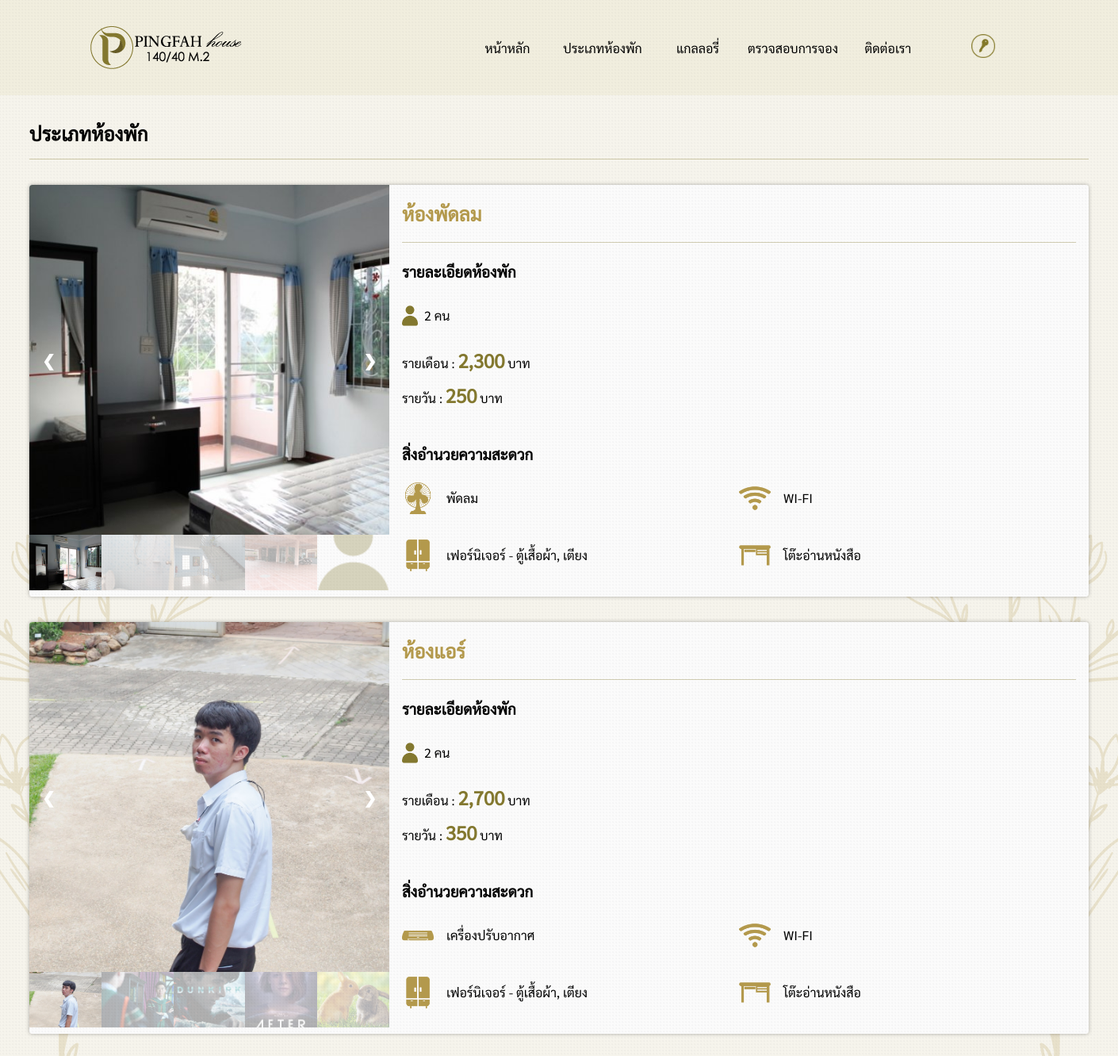
/pages/roomList.php, run on the app's committed database.
### tables this page shows
CREATE TABLE `roomdetail` (
  `type` varchar(255) NOT NULL,
  `water_bill` float(255,2) DEFAULT NULL,
  `elec_bill` float(255,2) DEFAULT NULL,
  `cable_charge` float(255,2) DEFAULT NULL,
  `fines` float(255,2) DEFAULT NULL,
  `price` float(255,2) DEFAULT NULL,
  `detail` varchar(255) DEFAULT NULL,
  `daily_price` float(255,2) DEFAULT NULL,
  `sv_fan` varchar(2) DEFAULT NULL,
  `sv_air` varchar(2) DEFAULT NULL,
  `sv_wifi` varchar(2) DEFAULT NULL,
  `sv_furniture` varchar(2) DEFAULT NULL,
  `sv_readtable` varchar(2) DEFAULT NULL
);

CREATE TABLE `fan_gal` (
  `gal_id` int(11) NOT NULL,
  `gal_name` varchar(200) NOT NULL
);

CREATE TABLE `air_gal` (
  `gal_id` int(11) NOT NULL,
  `gal_name` varchar(200) NOT NULL
);

### pages/connection.php (called while the page is built, shortened)
<?php
$conn= mysqli_connect("localhost","root","","Pingfah") or die("Error: " . mysqli_error($conn));
mysqli_query($conn, "SET NAMES 'utf8' ");
$sql = "SELECT * FROM daily";
$result = $conn->query($sql);
?>

### pages/roomList.php (the view, shortened to what this page needs)
<?php
include('connection.php');
include('../components/maintopbar.php');
$num = 1;
?>
<!DOCTYPE html>
<html lang="en">
<head>
    <link rel="stylesheet" href="../css/roomPage.css">
</head>
<body>
    <div class="box">
        <div class="roomPage">
            <h2>ประเภทห้องพัก</h2>
            <div class="hr"></div>
            <?php
            $sql = "SELECT * FROM roomdetail";
            $result = $conn->query($sql);
            if ($result->num_rows > 0) {
                while($row = $result->fetch_assoc()) {
            ?>
            <div class="card">
                <div class="container">
                    <?php
                    if($row['type'] == 'พัดลม'){
                        $type_show = 'fan';
                        $getImg = "SELECT * FROM fan_gal";
                    }else if($row['type'] == 'แอร์'){
                        $type_show = 'air';
                        $getImg = "SELECT * FROM air_gal";
                    }
                    $resultImg = $conn->query($getImg);
                    if ($resultImg->num_rows > 0) {
                        while($row2 = $resultImg->fetch_assoc()) {
                    ?>
                    <div class="mySlides<?php echo $num ?>">
                        <img src="images/roomdetail/<?php echo $type_show; ?>/<?php echo $row2['gal_name']; ?>" alt="">
                    </div>
                    <?php } } ?>
                    <a class="prev" onclick="plusSlides<?php echo $num;?>(-1)">❮</a>
                    <a class="next" onclick="plusSlides<?php echo $num;?>(1)">❯</a>
                    <div class="row" id="row<?php echo $num; ?>">
                        <?php
                        if($row['type'] == 'พัดลม'){
                            $getImg2 = "SELECT * FROM fan_gal";
                        }else if($row['type'] == 'แอร์'){
                            $getImg2 = "SELECT * FROM air_gal";
                        }
                        $resultImg2 = $conn->query($getImg2);
                        if ($resultImg2->num_rows > 0) {
                            while($row3 = $resultImg2->fetch_assoc()) {
                        ?>
                        <div class="column">
                            <img class="demo<?php echo $num; ?> cursor"
                                src="images/roomdetail/<?php echo $type_show; ?>/<?php echo $row3['gal_name']; ?>"
                                style="width:100%"
                                onclick="currentSlide<?php echo $num; ?>(<?php echo ${'column_num'.$num}; ?>)">
                        </div>
                        <?php ${'column_num'.$num}++; } } ?>
                    </div>
                </div>
                <div class="detail">
                    <div>
                        <h2>ห้อง<?php echo $row['type']; ?></h2>
                        <div class="hr"></div>
                        <h3>รายละเอียดห้องพัก</h3>
                        <div class="user-grid">
                            <img src="../img/tool/user.png" alt="">
                            <label>2 คน</label>
                        </div>
                        <p>รายเดือน : <label style="font-size:24px;color: rgb(131, 120, 47, 1);"><strong><?php echo number_format($row['price']); ?></strong></label> บาท</p>
                        <p>รายวัน : <label style="font-size:24px;color: rgb(131, 120, 47, 1);"><strong><?php echo number_format($row['daily_price']); ?></strong></label> บาท</p>
                    </div>
                    <div style="padding-top: 30px;">
                        <h3 style="color:#000">สิ่งอำนวยความสะดวก</h3>
                        <div class="detail-grid">
                            <?php
                            if($row["sv_air"] == "on"){
                            ?>
                            <div class="sub-grid">
                                <img src="../img/tool/air2.png">
                                <label>เครื่องปรับอากาศ</label>
                            </div>
                            <?php } ?>
                            <?php
                            if($row["sv_fan"] == "on"){
                            ?>
                            <div class="sub-grid">
                                <img src="../img/tool/fan.png">
                                <label>พัดลม</label>
                            </div>
                            <?php } ?>
                            <?php
                            if($row["sv_wifi"] == "on"){
                            ?>
                            <div class="sub-grid">
                                <img src="../img/tool/wifi2.png">
                                <label>WI-FI</label>
                            </div>
                            <?php } ?>
                            <?php
                            if($row["sv_furniture"] == "on"){
                            ?>
                            <div class="sub-grid">
                                <img src="../img/tool/clothes.png">
                                <label>เฟอร์นิเจอร์ - ตู้เสื้อผ้า, เตียง</label>
                            </div>
                            <?php } ?>
                            <?php
                            if($row["sv_readtable"] == "on"){
                            ?>
                            <div class="sub-grid">
                                <img src="../img/tool/table.png">
                                <label>โต๊ะอ่านหนังสือ</label>
                            </div>
                            <?php } ?>
                        </div>
                    </div>
                </div>
            </div>
            <?php
                  $num++;  }
                }else{
                    echo "ไม่มีประเภทห้องพัก";
                }
                ?>
        </div>
    </div>
</body>
</html>

### css/mainTop.css (style rules this page uses)
* { margin: 0; padding: 0; box-sizing: border-box; font-family: Sarabun; }

### css/roomPage.css (style rules this page uses)
* { margin: 0; padding: 0; box-sizing: border-box; font-family: Sarabun; }
body { width: 100%; min-height: 100vh; position: relative; background: url("../img/tool/bg.png"); }
body::before { content: ''; position: absolute; z-index: -1; top: 0px; right: 0px; bottom: -100px; left: 0px; background: url('../img/tool/flower.png') bottom left no-repeat, url('../img/tool/flower2.png') bottom right no-repeat; opacity: 0.2; }
.box { width: 1400px; margin: auto; padding: 32px; }
.box .roomPage { width: 100%; }
.hr { margin: 16px auto; border-bottom: 1px solid rgb(131, 120, 47, 0.7); opacity: 0.5; }
.box .roomPage .card { margin: 32px 0; width: 100%; height: auto; border-radius: 4px; background: url("../img/tool/bg2.png"); overflow: hidden; display: grid; grid-template-columns: 1fr 1fr; -webkit-box-shadow: 0px 0px 5px 0px rgba(0, 0, 0, 0.3); -moz-box-shadow: 0px 0px 5px 0px rgba(0, 0, 0, 0.3); box-shadow: 0px 0px 5px 0px rgba(0, 0, 0, 0.3); }
.box .roomPage .card h2 { color: #b3994c; font-weight: bold; }
.box .roomPage .card img { width: 100%; height: 100%; object-fit: cover; }
.box .roomPage .card .detail { padding: 16px; line-height: 40px; }
.box .roomPage .card .detail .user-grid { display: grid; grid-template-columns: 20px auto; column-gap: 8px; margin: 16px 0; }
.box .roomPage .card .detail .user-grid img { width: 20px; object-fit: contain; }
.box .roomPage .card .detail .detail-grid { display: grid; grid-template-columns: 1fr 1fr; width: 850px; }
.box .roomPage .card .detail .detail-grid .sub-grid { margin: 16px 0; display: grid; grid-template-columns: 40px auto; column-gap: 16px; width: 100%; align-items: center; }
.box .roomPage .card .detail .detail-grid .sub-grid img { width: 40px; }
.box .roomPage .card .container { position: relative; }
.box .roomPage .card .mySlides1, .box .roomPage .card .mySlides2 { display: none; height: 441px; }
.box .roomPage .card .cursor { cursor: pointer; }
.box .roomPage .card .prev, .box .roomPage .card .next { cursor: pointer; position: absolute; top: 40%; width: auto; padding: 0 16px; color: white; font-weight: bold; font-size: 20px; border-radius: 0 3px 3px 0; user-select: none; -webkit-user-select: none; }
.box .roomPage .card .next { right: 0; border-radius: 3px 0 0 3px; }
.box .roomPage .card .row { overflow-x: auto; overflow-y: hidden; white-space: nowrap; scroll-behavior: smooth; display: -webkit-box; }
.box .roomPage .card .row:after { content: ""; display: table; clear: both; }
.box .roomPage .card .column { width: 20%; height: 70px; }
.box .roomPage .card .demo1, .box .roomPage .card .demo2 { opacity: 0.3; transition: 0.1s; }
.box .roomPage .card .active, .box .roomPage .card .demo1:hover, .box .roomPage .card .demo2:hover { opacity: 1; }

### data on the page
roomdetail: type "พัดลม", price "2,300", daily_price "250"
fan_gal: gal_name (picture)
fan_gal: gal_name (picture)
fan_gal: gal_name (picture)
fan_gal: gal_name (picture)
fan_gal: gal_name (placeholder picture)
roomdetail: type "แอร์", price "2,700", daily_price "350"
air_gal: gal_name (picture)
air_gal: gal_name (picture)
air_gal: gal_name (picture)
air_gal: gal_name (picture)
air_gal: gal_name (picture)
